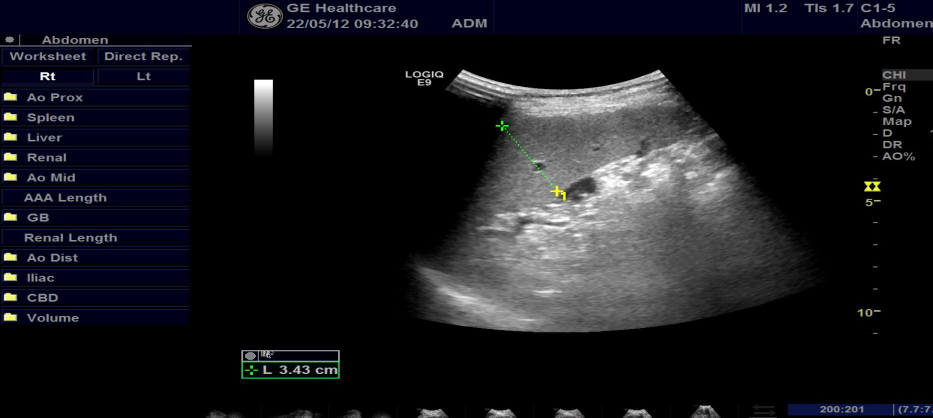
#> input picture UBAO_git/UBAO_example_1.jpg, 1866 x 835 px (shown at 1/2 size)
$ jupyter execute UBAO_fin.ipynb
#> lines starting #> are read from the running program, lines starting #| are printed output that depends on the picture; after the words box and inside, x2 and y2 are one past the last pixel; in counts of white or black regions, pixels touching at a corner belong together
[cell 1]
import numpy as np
import cv2
import matplotlib.pyplot as plt
import os

from skimage import measure

[cell 2]
def mask(img_raw,thres=20,left=0,right=0,upper=0,lower=0):
    """根据特定阈值, 对原始图像进行二值化.
    """
    img_gray = cv2.cvtColor(img_raw, cv2.COLOR_BGR2GRAY)
    # 灰度化处理
    _, img_masked = cv2.threshold(img_gray, thres, 1,cv2.THRESH_BINARY)
    # 生成掩码
    img_masked[0:upper,:] = 0
    img_masked[(img_masked.shape[0]-lower):img_masked.shape[0],:] = 0
    img_masked[:,0:left] = 0
    img_masked[:,(img_masked.shape[1]-right):img_masked.shape[1]] = 0
    # 从四个方向将干扰信息置零
    return img_masked

[cell 3]
img_raw = cv2.imread('UBAO_example_1.jpg')
#> img_raw is the input picture: shape (835, 1866, 3); mean B, G, R 29.3, 24.6, 24.4
plt.imshow(img_raw[:, :, ::-1])
plt.axis('off')
plt.tight_layout()

[cell 4]
img_raw.shape
#> Out = (835, 1866, 3)

[cell 5]
img_masked = mask(img_raw)
#> in mask, `img_gray = cv2.cvtColor(img_raw, cv2.COLOR_BGR2GRAY)`:
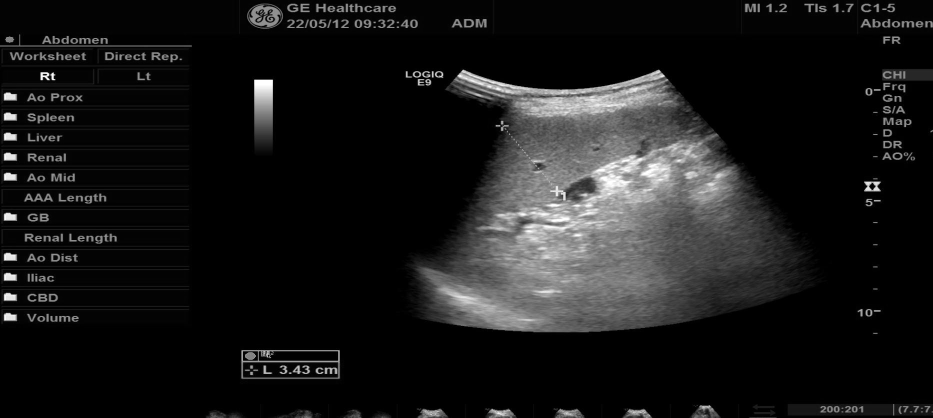
#> img_gray: shape (835, 1866) (shown at 1/2 size); min 0, max 255, mean 25
#> in mask, `_, img_masked = cv2.threshold(img_gray, thres, 1,cv2.THRESH_BINARY)`:
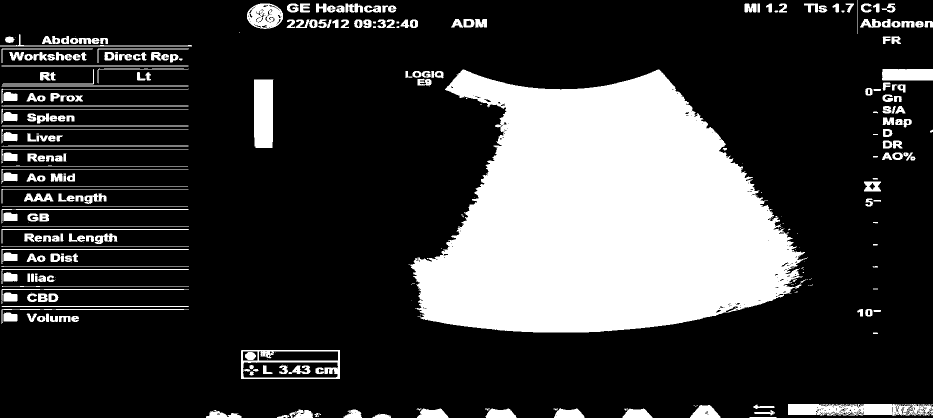
#> img_masked: shape (835, 1866) (shown at 1/2 size); values 0 (black) and 1 (white), 23.1% white; 338 white regions (79 under 20 px)
plt.imshow(img_masked,cmap = 'gray')
plt.axis('off')
plt.tight_layout()

[cell 6]
def remove_small_points(img,threshold_size,threshold_point):
    img_label = measure.label(img, connectivity = True)#输出二值图像中所有的连通域
    props = measure.regionprops(img_label)#输出连通域的属性，包括面积等
    print(props[0].bbox)

    resMatrix = np.zeros(img_label.shape)
    for i in range(0, len(props)):
        if (props[i].bbox[2]-props[i].bbox[0]) > threshold_size[0] or (props[i].bbox[3]-props[i].bbox[1]) > threshold_size[1]:
            if (props[i].area>threshold_point):
                tmp = (img_label == i + 1).astype(np.uint8)
                resMatrix += tmp #组合所有符合条件的连通域
    resMatrix = resMatrix.astype(np.uint8)
    return resMatrix

[cell 7]
def rect_removed(img):
    print(img.shape)
    contours,hierarchy = cv2.findContours(img,cv2.RETR_EXTERNAL,cv2.CHAIN_APPROX_NONE)  #寻找轮廓点
    for obj in contours:

        area = cv2.contourArea(obj)  #计算轮廓内区域的面积
        # cv2.drawContours(img, obj, -1, (255, 0, 0), 4)  #绘制轮廓线
        perimeter = cv2.arcLength(obj,True)  #计算轮廓周长
        approx = cv2.approxPolyDP(obj,0.02*perimeter,True)  #获取轮廓角点坐标
        CornerNum = len(approx)   #轮廓角点的数量

        if CornerNum == 4:
            dx = (np.sort(approx[:,0,0])[1]-np.sort(approx[:,0,0])[0]+np.sort(approx[:,0,0])[3]-np.sort(approx[:,0,0])[2])
            dy = (np.sort(approx[:,0,1])[1]-np.sort(approx[:,0,1])[0]+np.sort(approx[:,0,1])[3]-np.sort(approx[:,0,1])[2])
            # print(dx,dy)
            if dx+dy<32:
                upper_fin = np.min(approx[:,0,1])-4 if np.min(approx[:,0,1])-4>0 else 0
                left_fin = np.min(approx[:,0,0])-4 if np.min(approx[:,0,0])-4>0 else 0
                lower_fin = np.max(approx[:,0,1])+4 if np.max(approx[:,0,1])+4<img.shape[0] else img.shape[0]
                right_fin = np.max(approx[:,0,0])+4 if np.max(approx[:,0,0])+4<img.shape[1] else img.shape[1]
                img[upper_fin:lower_fin,left_fin:right_fin] = 0
    return img

[cell 8]
img_small_removed = remove_small_points(img_masked,(img_masked.shape[0]/10,img_masked.shape[1]/10),img_masked.shape[0]*img_masked.shape[1]/900)
#> in remove_small_points, `img_label = measure.label(img, connectivity = True)#输出二值图像中所有的连通域`:
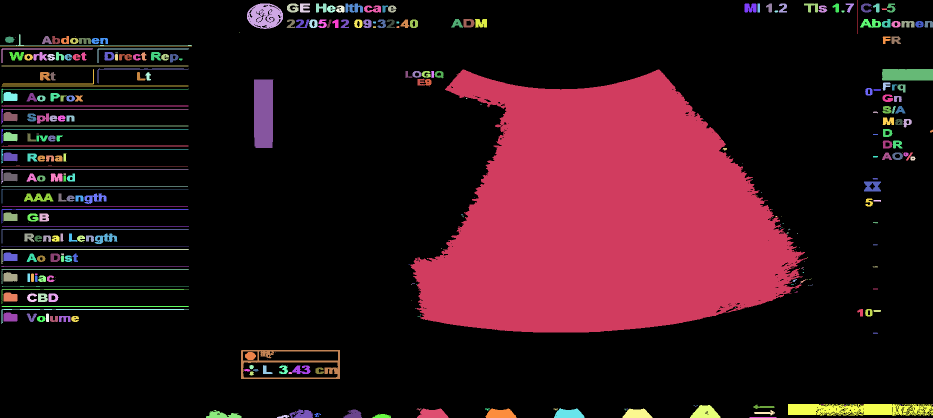
#> img_label: shape (835, 1866) int64 (shown at 1/2 size); 382 distinct labels, from 0 to 381; one colour per label, 0 black
#> in remove_small_points, `props = measure.regionprops(img_label)#输出连通域的属性，包括面积等`: props = 381 regions; largest, box (x1, y1, x2, y2) and area: (820, 139, 1614, 665) 281759, (1576, 808, 1866, 832) 5489, (508, 159, 547, 296) 5168, (482, 700, 680, 758) 2995, (494, 7, 566, 58) 2536
#| (0, 1715, 68, 1716)
#> after the loop in remove_small_points, `for i in range(0, len(props)):`:
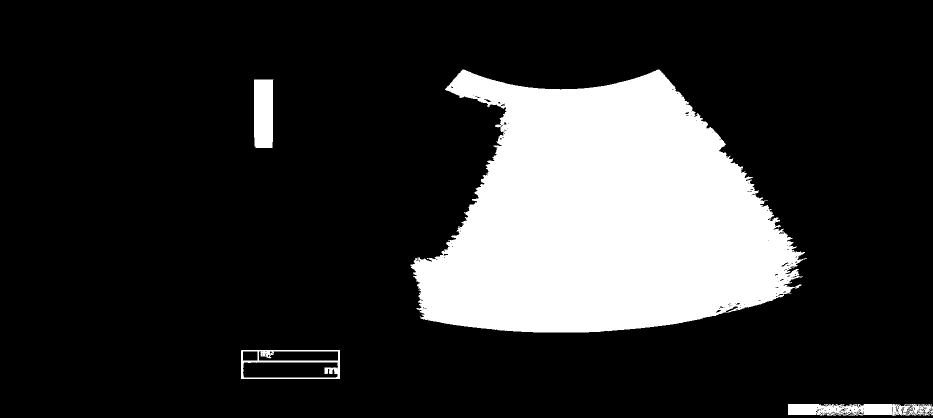
#> resMatrix: shape (835, 1866) float64 (shown at 1/2 size); values 0 (black) and 1 (white), 19% white; 4 white regions, box (x1, y1, x2, y2) and area: (820, 139, 1614, 665) 281759, (1576, 808, 1866, 832) 5489, (508, 159, 547, 296) 5168, (482, 700, 680, 758) 2995
#> in remove_small_points, `resMatrix = resMatrix.astype(np.uint8)`: resMatrix: shape (835, 1866); values 0 (black) and 1 (white), 19% white; 4 white regions
img_rect_removed =rect_removed(img_small_removed)
#| (835, 1866)
#> in rect_removed, `contours,hierarchy = cv2.findContours(img,cv2.RETR_EXTERNAL,cv2.CHAIN_..`: contours = 4 contours; box (x1, y1, x2, y2) and area: (820, 139, 1614, 665) 280590, (482, 700, 680, 758) 11228, (1576, 808, 1866, 832) 5702, (508, 159, 547, 296) 4993
#> the loop in rect_removed, `for obj in contours: ` made 4 passes
#> (area, perimeter, approx, CornerNum, dx, dy, upper_fin, left_fin) on passes 1 to 3: (5701.5, 903.1, [[1576, 808], [1576, 829], [1865, 829], [1862, 808]], 4, 3, 0, 804, 1572), (11228.5, 507.4, [[482, 701], [482, 757], [679, 757], [679, 700]], 4, 0, 1, 696, 478), (4993, 350.5, [[508, 159], [509, 292], [544, 295], [546, 159]], 4, 3, 3, 155, 504)
#> (area, perimeter, CornerNum) on pass 4: (280590.5, 3952.2, 5)
#> after the loop in rect_removed, `for obj in contours:`:
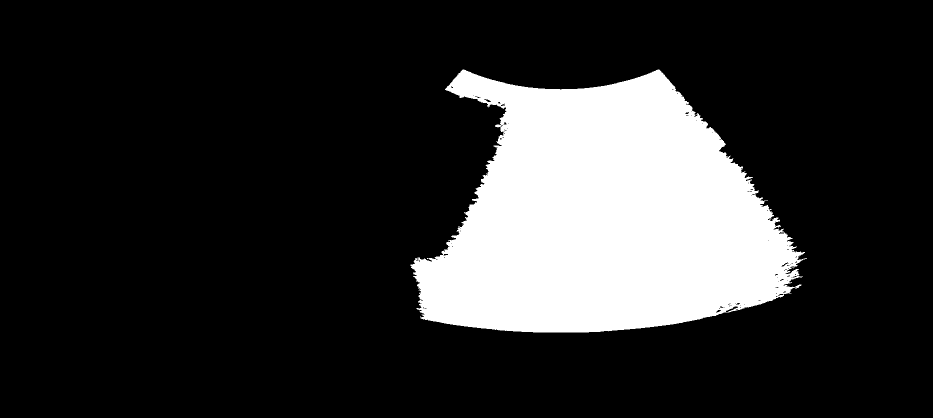
#> img: shape (835, 1866) (shown at 1/2 size); values 0 (black) and 1 (white), 18.1% white; 1 white region
plt.imshow(img_rect_removed,cmap='gray')
plt.axis('off')
plt.tight_layout()

[cell 9]
def point_search(img_rect_removed):
    """KPS中的点搜寻, 寻找左右两侧边界与上侧边界的交点.

    Args:
        img_rect_removed (np.array):  扇面区域孔洞填充后的掩码图像.

    Returns:
        left_top_point (np.array): 左侧与上侧边界的交点.
        right_top_point (np.array): 右侧与上侧边界的交点.
    """
    row_begin_list = []
    row_end_list = []
    row_len_list = []
    for i in range(img_rect_removed.shape[0]):
        for j in range(len(img_rect_removed[i,:])-1):
            if img_rect_removed[i,j] == 1:
                break
        if img_rect_removed[i,j] == 1:
            break
    temp_i = i
    temp_j = j
    # print(i,j)
    for i in range(temp_i,img_rect_removed.shape[0]):
        for j in range(len(img_rect_removed[i,:])-1):
            if img_rect_removed[i,j] == 1 and np.abs(j-temp_j)>20:
                break
        if img_rect_removed[i,j] == 1 and np.abs(j-temp_j)>20:
            break
    # print(i,j)
    if j>temp_j:
        left_top_point = np.array((round((i+temp_i)/2),temp_j))
        right_top_point = np.array((round((i+temp_i)/2),j))
    else:
        left_top_point = np.array((round((i+temp_i)/2),j))
        right_top_point = np.array((round((i+temp_i)/2),temp_j))
    # print(left_top_point,right_top_point)

    return left_top_point,right_top_point

[cell 10]
left_top_point,right_top_point = point_search(img_rect_removed)
#> left_top_point = [139, 925]; right_top_point = [139, 1315]
left_top_point,right_top_point
#> Out = ([139, 925], [139, 1315])

[cell 11]
def side_search(img_rect_removed,left_top_point,right_top_point):
    coor = np.where(img_rect_removed>0)
    left_idx = np.argmin(coor[1])
    right_idx = np.argmax(coor[1])

    left_line_k =(left_top_point[0]-coor[0][left_idx])/(left_top_point[1]-coor[1][left_idx])
    right_line_k =(right_top_point[0]-coor[0][right_idx])/(right_top_point[1]-coor[1][right_idx])
    fin_theta = np.min((np.abs(np.arctan(left_line_k)),np.abs(np.arctan(right_line_k))))*180/np.pi
    left_line_k = -np.tan(np.deg2rad(fin_theta))
    left_line_b = left_top_point[0]-left_line_k*left_top_point[1]
    right_line_k = np.tan(np.deg2rad(fin_theta))
    right_line_b = right_top_point[0]-right_line_k*right_top_point[1]
    H_center = round(np.mean((right_top_point[1],left_top_point[1])))
    max_i = np.argmax(img_rect_removed[:,H_center])
    V_center =  np.round((left_line_k*H_center+left_line_b+right_line_k*H_center+right_line_b)/2).astype(int)
    left_line = np.array([left_line_k,left_line_b])
    right_line = np.array([right_line_k,right_line_b])
    return left_line,right_line

[cell 12]
left_line,right_line = side_search(img_rect_removed,left_top_point,right_top_point)
#> in side_search, `coor = np.where(img_rect_removed>0)`: coor = 281759 positions, rows 139 to 664, columns 820 to 1613
#> in side_search, `left_idx = np.argmin(coor[1])`: left_idx = 195204
#> in side_search, `right_idx = np.argmax(coor[1])`: right_idx = 185280
#> in side_search, `left_line_k =(left_top_point[0]-coor[0][left_idx])/(left_top_point[1]-..`: left_line_k = -3.72
#> in side_search, `right_line_k =(right_top_point[0]-coor[0][right_idx])/(right_top_point..`: right_line_k = 1.27
#> in side_search, `fin_theta = np.min((np.abs(np.arctan(left_line_k)),np.abs(np.arctan(ri..`: fin_theta = 51.68
#> in side_search, `left_line_k = -np.tan(np.deg2rad(fin_theta))`: left_line_k = -1.27
#> in side_search, `left_line_b = left_top_point[0]-left_line_k*left_top_point[1]`: left_line_b = 1309.2
#> in side_search, `right_line_b = right_top_point[0]-right_line_k*right_top_point[1]`: right_line_b = -1524.6
#> in side_search, `H_center = round(np.mean((right_top_point[1],left_top_point[1])))`: H_center = 1120
#> in side_search, `max_i = np.argmax(img_rect_removed[:,H_center])`: max_i = 179
#> in side_search, `V_center =  np.round((left_line_k*H_center+left_line_b+right_line_k*H_..`: V_center = -108
#> in side_search, `left_line = np.array([left_line_k,left_line_b])`: left_line = [-1.27, 1309.2]
#> in side_search, `right_line = np.array([right_line_k,right_line_b])`: right_line = [1.27, -1524.6]
#> left_line = [-1.27, 1309.2]; right_line = [1.27, -1524.6]
left_line,right_line
#> Out = ([-1.27, 1309.2], [1.27, -1524.6])

[cell 13]
def arc_search(img_rect_removed,left_top_point,right_top_point):

    scale_c = np.sqrt(img_rect_removed.shape[0]**2+np.sqrt(img_rect_removed.shape[1]**2))/2
    coeff_0 = np.arange(left_top_point[1],right_top_point[1])
    coeff_2 = img_rect_removed[:,left_top_point[1]:right_top_point[1]].argmax(axis=0)
    coeff_1 = (coeff_2**2)
    coeff_3 = np.ones(len(coeff_0))
    coeff_x = np.column_stack([coeff_0, coeff_1, coeff_2, coeff_3])
    coeff_y = ((-1)*coeff_0**2)
    para = np.linalg.lstsq(coeff_x, coeff_y, rcond=None)[0]

    x_c = round(-para[0]/2)
    y_c = round(-para[2]/(2*para[1]))
    a_top_x = round(np.sqrt((para[0]**2*para[1]+para[2]**2-4*para[1]*para[3])/(4*para[1])))
    a_top_y = round(np.sqrt((para[0]**2*para[1]+para[2]**2-4*para[1]*para[3])/(4*para[1]**2)))

    contours, _ = cv2.findContours(img_rect_removed, cv2.RETR_LIST, cv2.CHAIN_APPROX_NONE)
    temp_init = np.array((x_c,y_c))
    for con_i in contours:
        temp_init = np.vstack((temp_init,np.squeeze(con_i)))


    temp_scale = temp_init/scale_c

    temp_argmax = np.argmax((temp_scale[:,1]-temp_scale[0][1])**2+(a_top_y**2*(temp_scale[:,0]-temp_scale[0][0])**2)/a_top_x**2)
    temp_farthest = temp_init[temp_argmax]
    a_bottom_y = round(np.sqrt(np.max((temp_scale[:,1]-temp_scale[0][1])**2+(a_top_y**2*(temp_scale[:,0]-temp_scale[0][0])**2)/a_top_x**2))*scale_c)
    a_bottom_x = round(a_top_x*a_bottom_y/a_top_y)


    return x_c,y_c,a_top_x,a_top_y,a_bottom_x,a_bottom_y,temp_farthest

[cell 14]
coeff_0 = np.arange(left_top_point[1],right_top_point[1])
#> coeff_0 = 390 values from 925 to 1314
coeff_2 = img_rect_removed[:,left_top_point[1]:right_top_point[1]].argmax(axis=0)
#> coeff_2 = 390 values, max 179 at index 195, min 139 at index 0, mean 165.7
coeff_1 = (coeff_2**2)
#> coeff_1 = 390 values, max 32041 at index 195, min 19321 at index 0, mean 27593.1
coeff_3 = np.ones(len(coeff_0))
#> coeff_3 = 390 values from 1 to 1
coeff_x = np.column_stack([coeff_0, coeff_1, coeff_2, coeff_3])
#> coeff_x = 390 rows, first 6: [925, 19321, 139, 1], [926, 19321, 139, 1], [927, 19321, 139, 1], [928, 19321, 139, 1], [929, 19600, 140, 1], [930, 19600, 140, 1]
coeff_y = ((-1)*coeff_0**2)
para = np.linalg.lstsq(coeff_x, coeff_y, rcond=None)[0]
#> para = [-2243.2, 2.16, 270.4, 1141041.3]
para
#> Out = [-2243.2, 2.16, 270.4, 1141041.3]

[cell 15]
x_c,y_c,a_top_x,a_top_y,a_bottom_x,a_bottom_y,temp_farthest = arc_search(img_rect_removed,left_top_point,right_top_point)
#> in arc_search, `x_c = round(-para[0]/2)`: x_c = 1122
#> in arc_search, `y_c = round(-para[2]/(2*para[1]))`: y_c = -63
#> in arc_search, `a_top_x = round(np.sqrt((para[0]**2*para[1]+para[2]**2-4*para[1]*para[..`: a_top_x = 354
#> in arc_search, `a_top_y = round(np.sqrt((para[0]**2*para[1]+para[2]**2-4*para[1]*para[..`: a_top_y = 241
#> in arc_search, `contours, _ = cv2.findContours(img_rect_removed, cv2.RETR_LIST, cv2.CH..`: contours = 107 contours, 92 with area under 20; largest, box (x1, y1, x2, y2) and area: (820, 139, 1614, 665) 280590, (1451, 612, 1477, 625) 104, (967, 197, 983, 205) 49, (1562, 524, 1578, 534) 46, (1431, 619, 1443, 626) 36
#> in arc_search, `temp_init = np.array((x_c,y_c))`: temp_init = [1122, -63]
#> the loop in arc_search, `for con_i in contours:` made 107 passes
#> con_i on passes 1, 5, 11, 12, 13, 15, 25, 26, 28, 29, 34, 39: [[847, 629], [848, 628], [849, 629], [848, 630]], [[1447, 615], [1448, 614], [1449, 615], [1448, 616]], [[1479, 610], [1480, 609], [1481, 610], [1480, 611]], [[1462, 610], [1463, 609], [1464, 610], [1463, 611]], [[1487, 608], [1488, 607], [1489, 608], [1488, 609]], [[1470, 607], [1471, 606], [1472, 607], [1471, 608]], [[1555, 563], [1556, 562], [1557, 563], [1556, 564]], [[1574, 560], [1575, 559], [1576, 560], [1575, 561]], [[1582, 555], [1583, 554], [1584, 555], [1583, 556]], [[1554, 554], [1555, 553], [1556, 554], [1555, 555]], [[1591, 543], [1592, 542], [1593, 543], [1592, 544]], [[1580, 528], [1581, 527], [1582, 528], [1581, 529]]
#> after the loop in arc_search, `for con_i in contours:`: temp_init = 4408 pairs, first value 820 to 1613, second value -63 to 664
#> in arc_search, `temp_scale = temp_init/scale_c`: temp_scale = 4408 pairs, first value 1.96 to 3.86, second value -0.151 to 1.59
#> in arc_search, `temp_argmax = np.argmax((temp_scale[:,1]-temp_scale[0][1])**2+(a_top_y..`: temp_argmax = 2196
#> in arc_search, `temp_farthest = temp_init[temp_argmax]`: temp_farthest = [1010, 661]
#> in arc_search, `a_bottom_y = round(np.sqrt(np.max((temp_scale[:,1]-temp_scale[0][1])**..`: a_bottom_y = 728
#> in arc_search, `a_bottom_x = round(a_top_x*a_bottom_y/a_top_y)`: a_bottom_x = 1069
#> x_c = 1122; y_c = -63; a_top_x = 354; a_top_y = 241; a_bottom_x = 1069; a_bottom_y = 728; temp_farthest = [1010, 661]
x_c,y_c,a_top_x,a_top_y,a_bottom_x,a_bottom_y,temp_farthest
#> Out = (1122, -63, 354, 241, 1069, 728, [1010, 661])

[cell 16]
def mask_generator(img_raw,left_line,right_line,x_c,y_c,a_top_x,a_top_y,a_bottom_x,a_bottom_y):
    """生成扇面区域原始掩码及掩码覆盖后的图像.

    Args:
        img_raw (np.array): 通过opencv-python读取的原始RGB图像.
        left_line (np.array): 左侧边界的斜率值与偏置值.
        right_line (np.array): 右侧边界的斜率值与偏置值.
        H_center (_type_): 上侧边界与下侧边界对应圆心的水平值坐标.
        V_center (_type_): 上侧边界与下侧边界对应圆心的垂直值坐标.
        inner_circle_r (_type_): 上侧边界对应半径值.
        outer_circle_r (_type_): 下侧边界对应半径值.

    Returns:
        img_mask_fin (np.array): 扇面区域原始掩码.
        img_fin (np.array): 掩码覆盖后的图像.
    """

    img_gray = cv2.cvtColor(img_raw, cv2.COLOR_BGR2GRAY)
    img_mask_fin = np.zeros_like(img_gray)
    for i in range(img_gray.shape[0]):
        for j in range(img_gray.shape[1]):
            if left_line[0]*j+left_line[1]<=i and right_line[0]*j+right_line[1]<=i and (i-(y_c))**2/(a_top_y**2)+(j-(x_c))**2/(a_top_x**2)>1 and (i-(y_c))**2/(a_bottom_y**2)+(j-(x_c))**2/(a_bottom_x**2)<1:
                img_mask_fin[i][j] = 1
    img_fin = img_mask_fin*img_gray
    return img_mask_fin,img_fin

[cell 17]
img_mask_fin,img_fin = mask_generator(img_raw,left_line,right_line,x_c,y_c,a_top_x,a_top_y,a_bottom_x,a_bottom_y)
#> after the loop in mask_generator, `for i in range(img_gray.shape[0]):`:
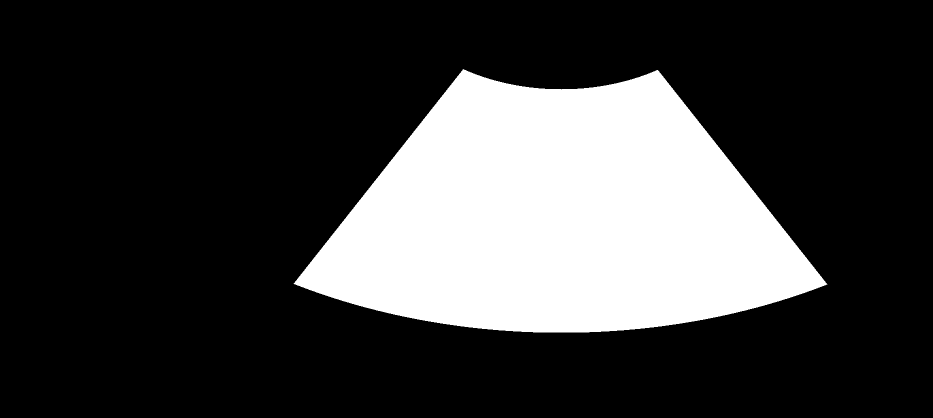
#> img_mask_fin: shape (835, 1866) (shown at 1/2 size); values 0 (black) and 1 (white), 23.9% white; 1 white region
#> in mask_generator, `img_fin = img_mask_fin*img_gray`:
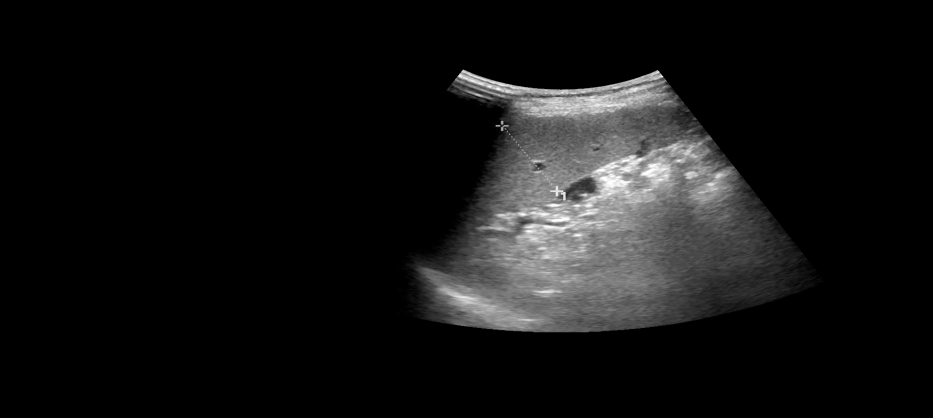
#> img_fin: shape (835, 1866) (shown at 1/2 size); min 0, max 255, mean 19.7

[cell 18]
img_mask_plot = cv2.resize(img_mask_fin,(img_raw.shape[1],img_raw.shape[0]),interpolation=cv2.INTER_NEAREST)
contours, hierarchy = cv2.findContours(img_mask_plot,cv2.RETR_TREE,cv2.CHAIN_APPROX_SIMPLE)
#> contours = 1 contour; box (x1, y1, x2, y2) and area: (587, 138, 1655, 665) 371336
im_raw_plot = img_raw.copy()

plt.figure(figsize = (18,10))
plt.subplot(1,3,1)
plt.axis('off')
cv2.drawContours(im_raw_plot,contours,-1,(66,52,146),15)
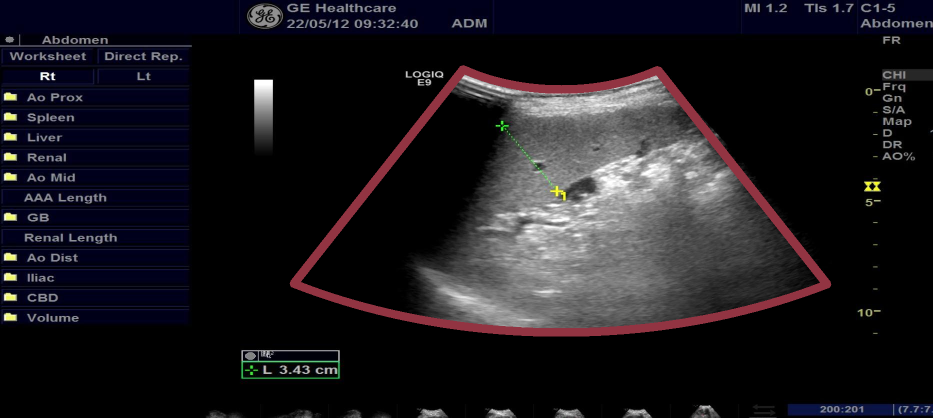
#> im_raw_plot: shape (835, 1866, 3) (shown at 1/2 size); 2.82% of pixels changed, all inside (x1, y1, x2, y2) = (579, 130, 1663, 673)
plt.imshow(im_raw_plot[:, :, ::-1],cmap = 'gray')
plt.subplot(1,3,2)
plt.axis('off')
plt.imshow(img_mask_plot,cmap = 'gray')
plt.subplot(1,3,3)
plt.axis('off')
plt.imshow(cv2.resize(img_fin,(img_raw.shape[1],img_raw.shape[0])),cmap = 'gray')
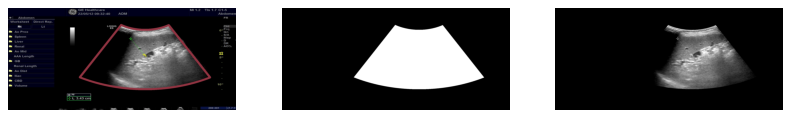
#> figure drawn by matplotlib, 3 panels
